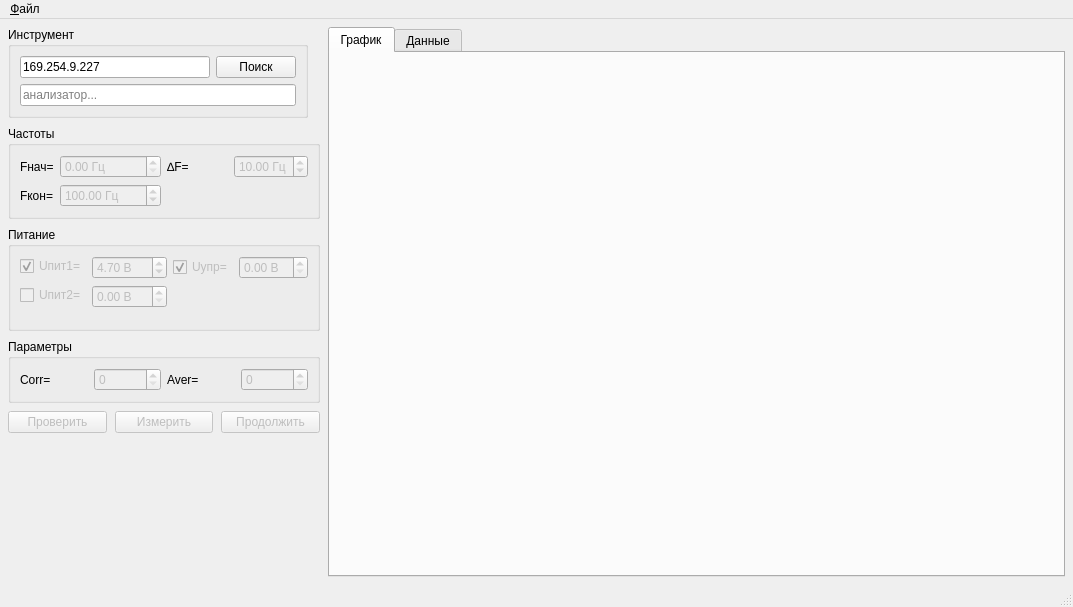
<?xml version="1.0" encoding="UTF-8"?>
<ui version="4.0">
 <class>MainWindow</class>
 <widget class="QMainWindow" name="MainWindow">
  <property name="geometry">
   <rect>
    <x>0</x>
    <y>0</y>
    <width>1073</width>
    <height>607</height>
   </rect>
  </property>
  <property name="windowTitle">
   <string>Измерение параметров приёмников</string>
  </property>
  <widget class="QWidget" name="centralwidget">
   <layout class="QHBoxLayout" name="horizontalLayout_8">
    <property name="spacing">
     <number>8</number>
    </property>
    <property name="leftMargin">
     <number>8</number>
    </property>
    <property name="topMargin">
     <number>8</number>
    </property>
    <property name="rightMargin">
     <number>8</number>
    </property>
    <property name="bottomMargin">
     <number>8</number>
    </property>
    <item>
     <layout class="QVBoxLayout" name="verticalLayout_3">
      <item>
       <widget class="QGroupBox" name="grpInstrument">
        <property name="sizePolicy">
         <sizepolicy hsizetype="Fixed" vsizetype="Fixed">
          <horstretch>0</horstretch>
          <verstretch>0</verstretch>
         </sizepolicy>
        </property>
        <property name="maximumSize">
         <size>
          <width>300</width>
          <height>190</height>
         </size>
        </property>
        <property name="title">
         <string>Инструмент</string>
        </property>
        <layout class="QVBoxLayout" name="verticalLayout_5">
         <item>
          <layout class="QHBoxLayout" name="horizontalLayout">
           <item>
            <widget class="QLineEdit" name="editAnalyzerAddr">
             <property name="text">
              <string>169.254.9.227</string>
             </property>
             <property name="placeholderText">
              <string>Адрес анализатора...</string>
             </property>
            </widget>
           </item>
           <item>
            <widget class="QPushButton" name="btnSearchInstruments">
             <property name="maximumSize">
              <size>
               <width>16777215</width>
               <height>22</height>
              </size>
             </property>
             <property name="text">
              <string>Поиск</string>
             </property>
            </widget>
           </item>
          </layout>
         </item>
         <item>
          <widget class="QLineEdit" name="editAnalyzer">
           <property name="text">
            <string/>
           </property>
           <property name="readOnly">
            <bool>true</bool>
           </property>
           <property name="placeholderText">
            <string>анализатор...</string>
           </property>
          </widget>
         </item>
        </layout>
       </widget>
      </item>
      <item>
       <widget class="QGroupBox" name="grpFreq">
        <property name="sizePolicy">
         <sizepolicy hsizetype="Minimum" vsizetype="Fixed">
          <horstretch>0</horstretch>
          <verstretch>0</verstretch>
         </sizepolicy>
        </property>
        <property name="maximumSize">
         <size>
          <width>16777215</width>
          <height>150</height>
         </size>
        </property>
        <property name="title">
         <string>Частоты</string>
        </property>
        <layout class="QHBoxLayout" name="horizontalLayout_4">
         <item>
          <layout class="QFormLayout" name="formLayout_2">
           <item row="0" column="0">
            <widget class="QLabel" name="label">
             <property name="text">
              <string>Fнач=</string>
             </property>
            </widget>
           </item>
           <item row="0" column="1">
            <widget class="QDoubleSpinBox" name="spinF1">
             <property name="enabled">
              <bool>false</bool>
             </property>
             <property name="suffix">
              <string> Гц</string>
             </property>
             <property name="maximum">
              <double>1000000000000.000000000000000</double>
             </property>
            </widget>
           </item>
           <item row="1" column="0">
            <widget class="QLabel" name="label_2">
             <property name="text">
              <string>Fкон=</string>
             </property>
            </widget>
           </item>
           <item row="1" column="1">
            <widget class="QDoubleSpinBox" name="spinF2">
             <property name="enabled">
              <bool>false</bool>
             </property>
             <property name="suffix">
              <string> Гц</string>
             </property>
             <property name="maximum">
              <double>1000000000000.000000000000000</double>
             </property>
             <property name="value">
              <double>100.000000000000000</double>
             </property>
            </widget>
           </item>
          </layout>
         </item>
         <item>
          <layout class="QVBoxLayout" name="verticalLayout">
           <item>
            <layout class="QHBoxLayout" name="horizontalLayout_3">
             <property name="sizeConstraint">
              <enum>QLayout::SetFixedSize</enum>
             </property>
             <item>
              <widget class="QLabel" name="label_3">
               <property name="text">
                <string>∆F=</string>
               </property>
              </widget>
             </item>
             <item>
              <widget class="QDoubleSpinBox" name="spinDF">
               <property name="enabled">
                <bool>false</bool>
               </property>
               <property name="suffix">
                <string> Гц</string>
               </property>
               <property name="value">
                <double>10.000000000000000</double>
               </property>
              </widget>
             </item>
            </layout>
           </item>
           <item>
            <spacer name="verticalSpacer">
             <property name="orientation">
              <enum>Qt::Vertical</enum>
             </property>
             <property name="sizeType">
              <enum>QSizePolicy::MinimumExpanding</enum>
             </property>
             <property name="sizeHint" stdset="0">
              <size>
               <width>20</width>
               <height>13</height>
              </size>
             </property>
            </spacer>
           </item>
          </layout>
         </item>
        </layout>
       </widget>
      </item>
      <item>
       <widget class="QGroupBox" name="grpPower">
        <property name="sizePolicy">
         <sizepolicy hsizetype="Preferred" vsizetype="Fixed">
          <horstretch>0</horstretch>
          <verstretch>0</verstretch>
         </sizepolicy>
        </property>
        <property name="maximumSize">
         <size>
          <width>16777215</width>
          <height>120</height>
         </size>
        </property>
        <property name="title">
         <string>Питание</string>
        </property>
        <layout class="QHBoxLayout" name="horizontalLayout_6">
         <item>
          <layout class="QFormLayout" name="formLayout">
           <item row="0" column="0">
            <widget class="QCheckBox" name="checkV1">
             <property name="enabled">
              <bool>false</bool>
             </property>
             <property name="text">
              <string>Uпит1=</string>
             </property>
             <property name="checked">
              <bool>true</bool>
             </property>
            </widget>
           </item>
           <item row="0" column="1">
            <widget class="QDoubleSpinBox" name="spinV1">
             <property name="enabled">
              <bool>false</bool>
             </property>
             <property name="prefix">
              <string/>
             </property>
             <property name="suffix">
              <string> В</string>
             </property>
             <property name="maximum">
              <double>100.000000000000000</double>
             </property>
             <property name="value">
              <double>4.700000000000000</double>
             </property>
            </widget>
           </item>
           <item row="1" column="0">
            <widget class="QCheckBox" name="checkV2">
             <property name="enabled">
              <bool>false</bool>
             </property>
             <property name="text">
              <string>Uпит2=</string>
             </property>
            </widget>
           </item>
           <item row="1" column="1">
            <widget class="QDoubleSpinBox" name="spinV2">
             <property name="enabled">
              <bool>false</bool>
             </property>
             <property name="suffix">
              <string> В</string>
             </property>
            </widget>
           </item>
          </layout>
         </item>
         <item>
          <layout class="QVBoxLayout" name="verticalLayout_2">
           <item>
            <layout class="QHBoxLayout" name="horizontalLayout_5">
             <item>
              <widget class="QCheckBox" name="checkVdut">
               <property name="enabled">
                <bool>false</bool>
               </property>
               <property name="text">
                <string>Uупр=</string>
               </property>
               <property name="checked">
                <bool>true</bool>
               </property>
              </widget>
             </item>
             <item>
              <widget class="QDoubleSpinBox" name="spinVdut">
               <property name="enabled">
                <bool>false</bool>
               </property>
               <property name="suffix">
                <string> В</string>
               </property>
              </widget>
             </item>
            </layout>
           </item>
           <item>
            <spacer name="verticalSpacer_3">
             <property name="orientation">
              <enum>Qt::Vertical</enum>
             </property>
             <property name="sizeType">
              <enum>QSizePolicy::MinimumExpanding</enum>
             </property>
             <property name="sizeHint" stdset="0">
              <size>
               <width>20</width>
               <height>40</height>
              </size>
             </property>
            </spacer>
           </item>
          </layout>
         </item>
        </layout>
       </widget>
      </item>
      <item>
       <widget class="QGroupBox" name="grpParam">
        <property name="sizePolicy">
         <sizepolicy hsizetype="Preferred" vsizetype="Minimum">
          <horstretch>0</horstretch>
          <verstretch>0</verstretch>
         </sizepolicy>
        </property>
        <property name="title">
         <string>Параметры</string>
        </property>
        <layout class="QHBoxLayout" name="horizontalLayout_7">
         <item>
          <widget class="QLabel" name="lblCorr">
           <property name="text">
            <string>Corr=</string>
           </property>
          </widget>
         </item>
         <item>
          <widget class="QSpinBox" name="spinCorr">
           <property name="enabled">
            <bool>false</bool>
           </property>
          </widget>
         </item>
         <item>
          <widget class="QLabel" name="lblAver">
           <property name="text">
            <string>Aver=</string>
           </property>
          </widget>
         </item>
         <item>
          <widget class="QSpinBox" name="spinAver">
           <property name="enabled">
            <bool>false</bool>
           </property>
          </widget>
         </item>
        </layout>
       </widget>
      </item>
      <item>
       <layout class="QHBoxLayout" name="horizontalLayout_2">
        <item>
         <widget class="QPushButton" name="btnCheckSample">
          <property name="enabled">
           <bool>false</bool>
          </property>
          <property name="text">
           <string>Проверить</string>
          </property>
         </widget>
        </item>
        <item>
         <widget class="QPushButton" name="btnStartMeasure">
          <property name="enabled">
           <bool>false</bool>
          </property>
          <property name="text">
           <string>Измерить</string>
          </property>
         </widget>
        </item>
        <item>
         <widget class="QPushButton" name="btnContinue">
          <property name="enabled">
           <bool>false</bool>
          </property>
          <property name="text">
           <string>Продолжить</string>
          </property>
         </widget>
        </item>
       </layout>
      </item>
      <item>
       <spacer name="verticalSpacer_2">
        <property name="orientation">
         <enum>Qt::Vertical</enum>
        </property>
        <property name="sizeHint" stdset="0">
         <size>
          <width>20</width>
          <height>40</height>
         </size>
        </property>
       </spacer>
      </item>
     </layout>
    </item>
    <item>
     <widget class="QTabWidget" name="tabWidget">
      <property name="currentIndex">
       <number>0</number>
      </property>
      <widget class="QWidget" name="tabPlot">
       <attribute name="title">
        <string>График</string>
       </attribute>
      </widget>
      <widget class="QWidget" name="tabTable">
       <attribute name="title">
        <string>Данные</string>
       </attribute>
       <layout class="QVBoxLayout" name="verticalLayout_4">
        <item>
         <widget class="QTableView" name="tableMeasure">
          <property name="sizePolicy">
           <sizepolicy hsizetype="Expanding" vsizetype="Expanding">
            <horstretch>0</horstretch>
            <verstretch>0</verstretch>
           </sizepolicy>
          </property>
          <property name="minimumSize">
           <size>
            <width>0</width>
            <height>0</height>
           </size>
          </property>
          <property name="selectionMode">
           <enum>QAbstractItemView::SingleSelection</enum>
          </property>
          <property name="selectionBehavior">
           <enum>QAbstractItemView::SelectRows</enum>
          </property>
          <attribute name="horizontalHeaderHighlightSections">
           <bool>false</bool>
          </attribute>
          <attribute name="verticalHeaderVisible">
           <bool>false</bool>
          </attribute>
          <attribute name="verticalHeaderDefaultSectionSize">
           <number>24</number>
          </attribute>
         </widget>
        </item>
       </layout>
      </widget>
     </widget>
    </item>
   </layout>
  </widget>
  <widget class="QMenuBar" name="menubar">
   <property name="geometry">
    <rect>
     <x>0</x>
     <y>0</y>
     <width>1073</width>
     <height>21</height>
    </rect>
   </property>
   <widget class="QMenu" name="menu">
    <property name="title">
     <string>&amp;Файл</string>
    </property>
    <addaction name="actExit"/>
   </widget>
   <addaction name="menu"/>
  </widget>
  <widget class="QStatusBar" name="statusbar"/>
  <action name="actExit">
   <property name="text">
    <string>Выход</string>
   </property>
   <property name="toolTip">
    <string>Выйти из приложения</string>
   </property>
   <property name="statusTip">
    <string>Выйти из приложения</string>
   </property>
  </action>
 </widget>
 <resources/>
 <connections>
  <connection>
   <sender>actExit</sender>
   <signal>triggered()</signal>
   <receiver>MainWindow</receiver>
   <slot>close()</slot>
   <hints>
    <hint type="sourcelabel">
     <x>-1</x>
     <y>-1</y>
    </hint>
    <hint type="destinationlabel">
     <x>361</x>
     <y>238</y>
    </hint>
   </hints>
  </connection>
  <connection>
   <sender>checkV1</sender>
   <signal>toggled(bool)</signal>
   <receiver>spinV1</receiver>
   <slot>setEnabled(bool)</slot>
   <hints>
    <hint type="sourcelabel">
     <x>452</x>
     <y>171</y>
    </hint>
    <hint type="destinationlabel">
     <x>534</x>
     <y>172</y>
    </hint>
   </hints>
  </connection>
  <connection>
   <sender>checkV2</sender>
   <signal>toggled(bool)</signal>
   <receiver>spinV2</receiver>
   <slot>setEnabled(bool)</slot>
   <hints>
    <hint type="sourcelabel">
     <x>452</x>
     <y>197</y>
    </hint>
    <hint type="destinationlabel">
     <x>534</x>
     <y>198</y>
    </hint>
   </hints>
  </connection>
  <connection>
   <sender>checkVdut</sender>
   <signal>toggled(bool)</signal>
   <receiver>spinVdut</receiver>
   <slot>setEnabled(bool)</slot>
   <hints>
    <hint type="sourcelabel">
     <x>451</x>
     <y>219</y>
    </hint>
    <hint type="destinationlabel">
     <x>530</x>
     <y>220</y>
    </hint>
   </hints>
  </connection>
 </connections>
</ui>
